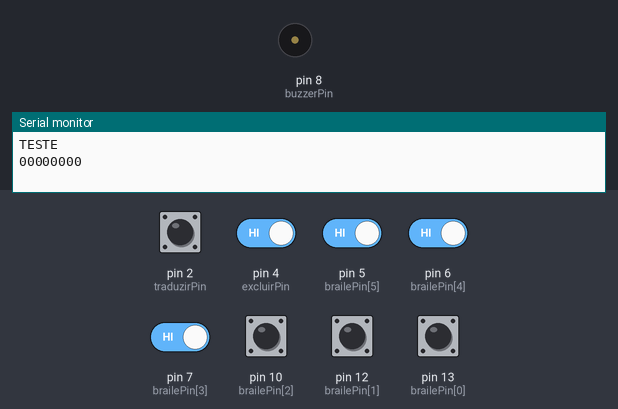
This sketch was run on a simulated Arduino Uno, built with avr-gcc and run on an emulated ATmega328P. Shown: buzzer (waves = sounding), the last lines printed to the serial monitor. The test bench sets the inputs (shaded band); at power-on: pin 2 (traduzirPin), pin 4 (excluirPin), pin 5 (brailePin[5]), pin 6 (brailePin[4]), pin 7 (brailePin[3]), pin 10 (brailePin[2]), pin 12 (brailePin[1]), pin 13 (brailePin[0]) HIGH.

Above: at 1.2 s.
1.3 s: pin 2 (traduzirPin) pulled LOW for 0.15 s
At 2.1 s:
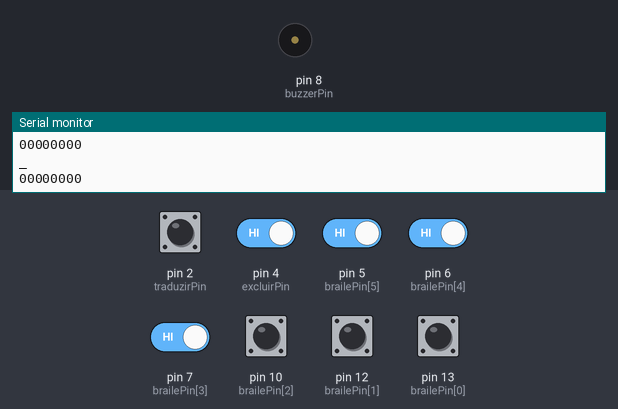
3.0 s: pin 2 (traduzirPin) pulled LOW for 1 s
At 4.4 s:
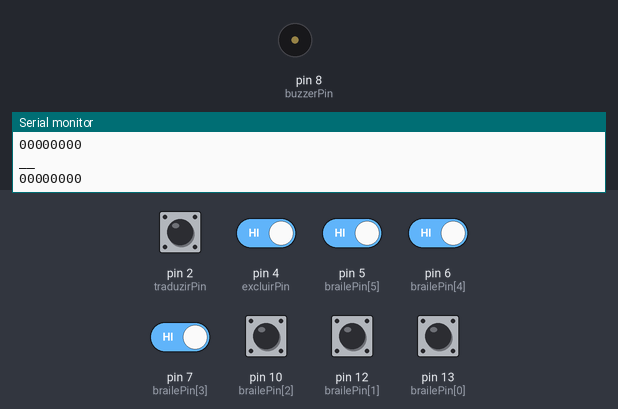
5.5 s: pin 2 (traduzirPin) driven LOW and pin 4 (excluirPin) driven LOW and pin 5 (brailePin[5]) driven LOW and pin 6 (brailePin[4]) driven LOW and pin 7 (brailePin[3]) driven LOW
At 6.77 s:
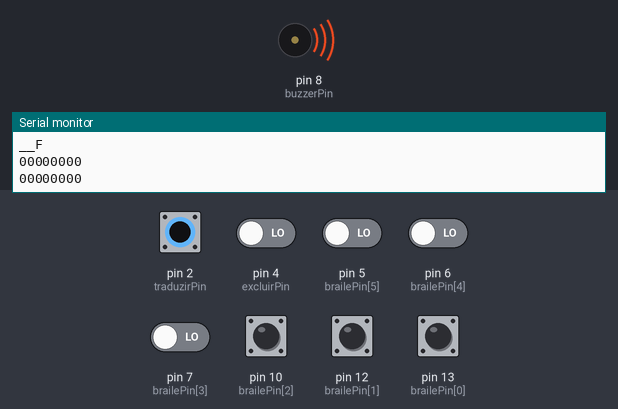
8.5 s: pin 2 (traduzirPin) pulsed HIGH 5 times (0.12 s each, 0.3 s apart)
At 8.9 s:
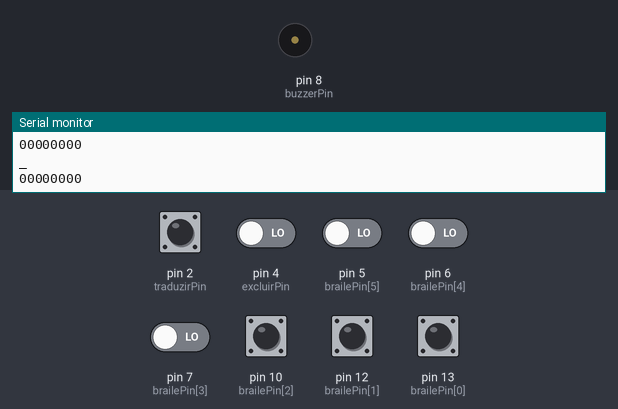
Timing chart, 0 to 11.5 s (numbered marks = the images above; inputs shaded):
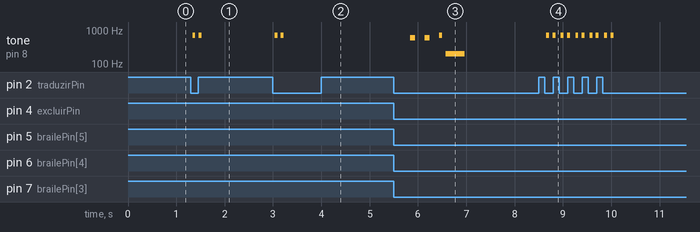

The sketch:

Braile.ino
```cpp
// C++ code

//Bibliotecas
#include <stdint.h>
#include <Bounce2.h>

//dados e funções externas
#include "dados.h"
#include "traducao.h"

//VARIÁVEIS
const int INTERVALO = 25;

const int brailePin [6] = {13,12,10,7,6,5};
const int indicesBraile [6] = {2, 1, 0, 5, 4, 3};
const int traduzirPin = 2;
const int excluirPin = 4;
const int buzzerPin = 8;

Bounce botoes_braile[6];
Bounce botao_traduzir = Bounce();
Bounce botao_excluir = Bounce();

// Função pra debug do input
void print_matrix(uint8_t valor){
    for (int i = 7; i >= 0; i--) {
        Serial.print((valor >> i) & 1);
    }
    Serial.println();
}

// Escreve 1 ou 0 no valor desejado da matriz
void write_matrix(int pos){
	delay(300);
	braile_input = braile_input ^ (1 << pos);
    print_matrix(braile_input);

    if (bitRead(braile_input, pos)) {
        tone(buzzerPin, 600, 100);
    } else {
        tone(buzzerPin, 300, 100);
    }
}

//------------SETUP-------------------
void setup(){

	Serial.begin(9600);
	Serial.println("TESTE");

	// PORTAS
	// botões do braile
    for(int i = 0; i < 6; i++){
        botoes_braile[i].attach(brailePin[i], INPUT_PULLUP);
        botoes_braile[i].interval(INTERVALO);
    }

    //BOTÕES DE AÇÕES
	botao_traduzir.attach(traduzirPin, INPUT_PULLUP);
    botao_traduzir.interval(INTERVALO);

	botao_excluir.attach(excluirPin, INPUT_PULLUP);
    botao_excluir.interval(INTERVALO);

    // buzzer
	pinMode(8, OUTPUT);


	print_matrix(braile_input);

}


//----------------LOOP-------------------
void loop(){

    for (int i = 0; i < 6; i++) {
        botoes_braile[i].update();
    }
    botao_traduzir.update();
    botao_excluir.update();

    for (int i = 0; i < 6; i++) {
        if (botoes_braile[i].fell()) {
            write_matrix(indicesBraile[i]);
        }
    }

	// botões de função
    if (botao_traduzir.fell()) {
        traduzir(braile_input);
        Serial.println(texto_input);
        print_matrix(braile_input);
        tone(buzzerPin, 700, 60);
        delay(130);
        tone(buzzerPin, 700, 60);
    }

    if (botao_excluir.fell()) {
        funcDel(braile_input);
        Serial.println(texto_input);
        print_matrix(braile_input);
        tone(buzzerPin, 200, 400);
    }


    delay(10);
}
```

dados.cpp
```cpp
#include "dados.h"
#include <stdint.h>

// Esse arquivo DEFINE todas as variáveis e constantes dos dados.h

const int MAX_TEXTO = 100;
char texto_input[MAX_TEXTO];
int tamanho_texto = 0;
const int TOTAL_CARACTERES = 44;
uint8_t braile_input = 0b000000;
const uint8_t modifier = 0b010111;

//Alfabeto de braile em forma de array
const uint8_t ARRAY_DADOS[TOTAL_CARACTERES] = {
    0b100000, //A

    0b010000, //A

    0b101000, //B

    0b010100, //B

    0b110000, //C

    0b110100, //D

    0b100100, //E

    0b111000, //F

    0b111100, //G

    0b101100, //H

    0b011000, //I

    0b011100, //J

    0b100010, //K

    0b010001, //K

    0b101010, //L

    0b010101, //L

    0b110010, //M

    0b110110, //N

    0b100110, //O

    0b111010, //P

    0b111110, //Q

    0b101110, //R

    0b011010, //S

    0b011110, //T

    0b100011, //U

    0b101011, //V

    0b011101, //W

    0b110011, //X

    0b110111, //Y

    0b100111, //Z

    // numeros

    0b1100000, //1

    0b1010000, //1

    0b1101000, //2

    0b1010100, //2

    0b1110000, //3

    0b1110100, //4

    0b1100100, //5

    0b1111000, //6

    0b1111100, //7

    0b1101100, //8

    0b1011000, //9

    0b1011100, //0

    // simbolos

    0b0, // _

    0b1000000 // _
};


//Alfabeto de caracteres comuns pra associação na tradução
const char ARRAY_ASS_CHAR[TOTAL_CARACTERES] = {
    'A',
    'A',
    'B',
    'B',
    'C',
    'D',
    'E',
    'F',
    'G',
    'H',
    'I',
    'J',
    'K',
    'K',
    'L',
    'L',
    'M',
    'N',
    'O',
    'P',
    'Q',
    'R',
    'S',
    'T',
    'U',
    'V',
    'W',
    'X',
    'Y',
    'Z',

    // numeros

    '1',
    '1',
    '2',
    '2',
    '3',
    '4',
    '5',
    '6',
    '7',
    '8',
    '9',
    '0',

    // simbolos

    '_',
    '_'
};
```

dados.h
```cpp
#pragma once

#include <stdint.h>

// L COMENTARIOS TEMPORARIOS: ln 17


// Arquivo destinado a DELCARAR variáveis e constantes prncipais

// Relacionados a string principal de texto
extern const int MAX_TEXTO; // 100
extern char texto_input[];
extern int tamanho_texto; // tamanho atual

// Relacionados a tradução
extern uint8_t braile_input;
extern const uint8_t modifier;

// Alfabeto
extern const int TOTAL_CARACTERES; // 30 atualmente
extern const uint8_t ARRAY_DADOS[]; // caracteres em braile
extern const char ARRAY_ASS_CHAR[]; // nome trocado (traducao-ass_char)
```

traducao.cpp
```cpp
#include "dados.h"
#include <stdint.h>

//Arquivo destinado as funções relacionadas a tradução de matrizes em carateres de braile
//e alteração da string principal

//Compara código bool de braile com o alfabeto
bool compara_braile(uint8_t input, const uint8_t compara){ // (comparar_matrizes - compara_braile)
    if (input != compara){
        return false;
    }
    return true;
}

//Adiciona alguma letra ou valor simples à string de texto principal
void adicionar(char caractere) {
    if (tamanho_texto < MAX_TEXTO - 1) {
        texto_input[tamanho_texto++] = caractere;
        texto_input[tamanho_texto] = '\0'; // indica o fim da string
    }
}

//
void cancelar_letra(){
  for(int i = 0; i <= 5; i++){
      braile_input &= ~(1 << i);
    }
}

void modify(){
  cancelar_letra();
  braile_input = braile_input ^ (1 << 6);
}

// Compara se o valor do input é igual a algum da lista de todos os caracteres
void traduzir(uint8_t input) {
  // 1. Verifica se o input é o modificador
  if (compara_braile(input, modifier)) {
    modify();
    return; // Sai da função para não processar o resto
  }

  // 2. Verifica se o input é o caractere '_' (espaço/índice 42)
  if (compara_braile(input, ARRAY_DADOS[42])) {
      adicionar(ARRAY_ASS_CHAR[42]); // Adiciona o '_' ao texto

      // LOGICA DE RESET:
      braile_input &= ~(1 << 6);     // Garante que o Bit 6 (modificador) seja desligado (0)
      cancelar_letra();              // Limpa os pontos Braille (0 a 5)
      return;
  }

  // 3. Processamento normal para outros caracteres
  for (int i = 0; i < TOTAL_CARACTERES; i++) {
    if (compara_braile(input, ARRAY_DADOS[i])) {
      adicionar(ARRAY_ASS_CHAR[i]);
      cancelar_letra();
      // Opcional: Se quiser que qualquer letra desligue o modifier,
      // adicione braile_input &= ~(1 << 6); aqui.
    }
  }
}


//Apaga o texto guardado por completo
void excluir_texto(uint8_t input){
    texto_input[0] = '\0';
    tamanho_texto = 0;
    cancelar_letra();
}

void funcDel(uint8_t input){
  if(input == 0){
    excluir_texto(input);
  }else{
    cancelar_letra();
  }
}
```

traducao.h
```cpp
#pragma once

#include <stdint.h>

bool compara_braile(uint8_t input, uint8_t compara);
void adicionar(char caractere);
void traduzir(uint8_t input);
void cancelar_letra(uint8_t input);
void excluir_texto(uint8_t input);
void funcDel(uint8_t input);
```

Measured:
- after the input at 1.3 s, tone on pin 8 (buzzerPin): alternates 700 Hz for 0.06 s and silent for 0.07 s, 4 changes in all, then stays silent, starting at once
- after the input at 3.0 s, tone on pin 8 (buzzerPin): alternates 700 Hz for 0.06 s and silent for 0.07 s, 4 changes in all, then stays silent, starting at once
- after the input at 5.5 s, tone on pin 8 (buzzerPin): plays 600 Hz for 0.10 s, 600 Hz for 0.10 s, 700 Hz for 0.06 s, 200 Hz for 0.40 s, starting after 0.34 s
- after the input at 8.5 s, tone on pin 8 (buzzerPin): alternates 700 Hz for 0.06 s and silent for 0.07 s, 20 changes in all, then stays silent, starting after 0.16 s
